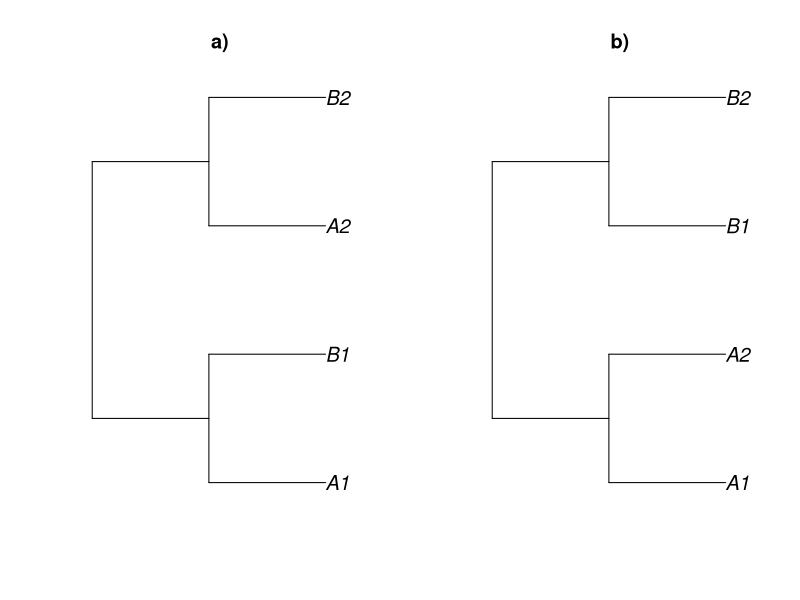

Reproduce this figure in R.
## ---- chunk 1
knitr::opts_chunk$set(echo = FALSE)
## ---- chunk 2
library(ape)

# Hypothesis 1: Parallel sympatric speciation
tree_sympatric <- read.tree(text = "((A1:1,B1:1):1,(A2:1,B2:1):1);")

# Hypothesis 2: Allopatric speciation
tree_allopatric <- read.tree(text = "((A1:1,A2:1):1,(B1:1,B2:1):1);")

# Plot side-by-side
par(mfrow = c(1, 2))
plot(tree_sympatric, main = "a)", cex = 1.2)
plot(tree_allopatric, main = "b)", cex = 1.2)
